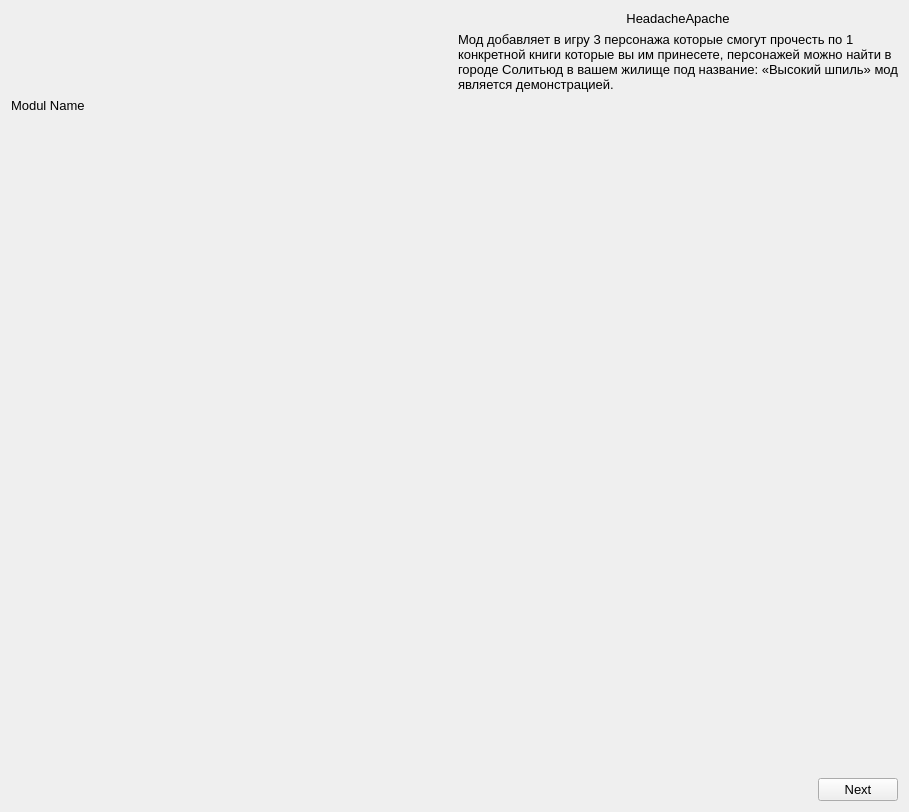
<?xml version="1.0" encoding="UTF-8"?>
<ui version="4.0">
 <class>ModInstallingForm</class>
 <widget class="QWidget" name="ModInstallingForm">
  <property name="windowModality">
   <enum>Qt::ApplicationModal</enum>
  </property>
  <property name="geometry">
   <rect>
    <x>0</x>
    <y>0</y>
    <width>909</width>
    <height>812</height>
   </rect>
  </property>
  <property name="windowTitle">
   <string>Form</string>
  </property>
  <layout class="QGridLayout" name="gridLayout">
   <item row="0" column="0" colspan="3">
    <layout class="QHBoxLayout" name="horizontalLayout">
     <item>
      <widget class="QLabel" name="imageLabel">
       <property name="text">
        <string/>
       </property>
       <property name="pixmap">
        <pixmap>Resources/main.png</pixmap>
       </property>
      </widget>
     </item>
     <item>
      <layout class="QVBoxLayout" name="verticalLayout_4">
       <item>
        <widget class="QLabel" name="modNameLabel">
         <property name="font">
          <font>
           <family>Yu Gothic UI</family>
           <pointsize>10</pointsize>
          </font>
         </property>
         <property name="text">
          <string>HeadacheApache</string>
         </property>
         <property name="alignment">
          <set>Qt::AlignCenter</set>
         </property>
        </widget>
       </item>
       <item>
        <widget class="QLabel" name="descriptionLabel">
         <property name="font">
          <font>
           <family>Yu Gothic UI</family>
           <pointsize>10</pointsize>
          </font>
         </property>
         <property name="text">
          <string>Мод добавляет в игру 3 персонажа которые смогут прочесть по 1 конкретной книги которые вы им принесете, персонажей можно найти в городе Солитьюд в вашем жилище под название: «Высокий шпиль» мод является демонстрацией.</string>
         </property>
         <property name="wordWrap">
          <bool>true</bool>
         </property>
        </widget>
       </item>
      </layout>
     </item>
    </layout>
   </item>
   <item row="1" column="0">
    <layout class="QVBoxLayout" name="flagsVerticalLayout">
     <item>
      <widget class="QLabel" name="modulNameLabel">
       <property name="font">
        <font>
         <family>Yu Gothic UI</family>
         <pointsize>10</pointsize>
        </font>
       </property>
       <property name="text">
        <string>Modul Name</string>
       </property>
      </widget>
     </item>
     <item>
      <spacer name="verticalSpacer_2">
       <property name="orientation">
        <enum>Qt::Vertical</enum>
       </property>
       <property name="sizeHint" stdset="0">
        <size>
         <width>20</width>
         <height>40</height>
        </size>
       </property>
      </spacer>
     </item>
    </layout>
   </item>
   <item row="1" column="1">
    <spacer name="horizontalSpacer">
     <property name="orientation">
      <enum>Qt::Horizontal</enum>
     </property>
     <property name="sizeHint" stdset="0">
      <size>
       <width>40</width>
       <height>20</height>
      </size>
     </property>
    </spacer>
   </item>
   <item row="1" column="2">
    <layout class="QVBoxLayout" name="verticalLayout_2">
     <item>
      <spacer name="verticalSpacer">
       <property name="orientation">
        <enum>Qt::Vertical</enum>
       </property>
       <property name="sizeHint" stdset="0">
        <size>
         <width>20</width>
         <height>40</height>
        </size>
       </property>
      </spacer>
     </item>
     <item>
      <widget class="QPushButton" name="nextPushButton">
       <property name="font">
        <font>
         <family>Yu Gothic UI</family>
         <pointsize>10</pointsize>
        </font>
       </property>
       <property name="text">
        <string>Next</string>
       </property>
      </widget>
     </item>
    </layout>
   </item>
  </layout>
 </widget>
 <resources/>
 <connections/>
</ui>
